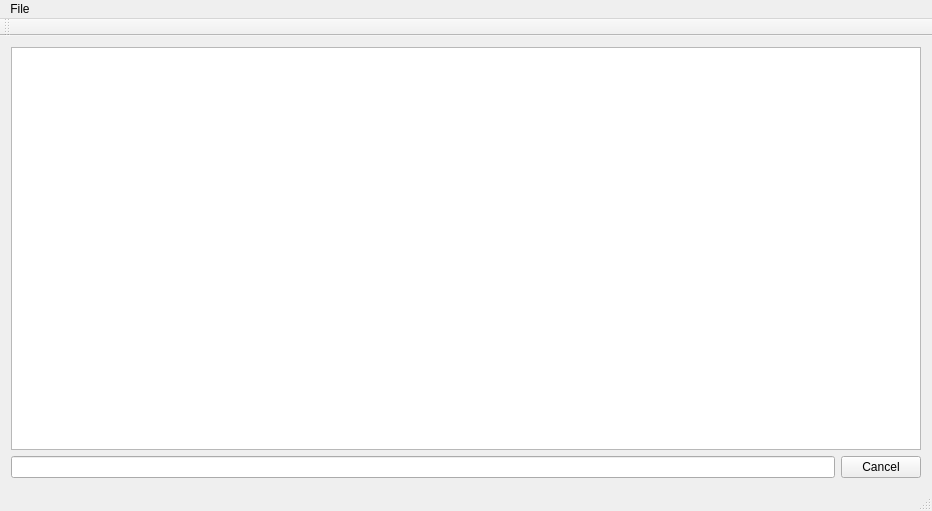
<?xml version="1.0" encoding="UTF-8"?>
<ui version="4.0">
 <class>LoggerManagerClass</class>
 <widget class="QMainWindow" name="LoggerManagerClass">
  <property name="geometry">
   <rect>
    <x>0</x>
    <y>0</y>
    <width>932</width>
    <height>511</height>
   </rect>
  </property>
  <property name="windowTitle">
   <string>LoggerManager</string>
  </property>
  <widget class="QWidget" name="centralWidget">
   <layout class="QGridLayout" name="gridLayout_2">
    <item row="0" column="0">
     <layout class="QGridLayout" name="gridLayout">
      <item row="1" column="1">
       <widget class="QPushButton" name="searchCancelButton">
        <property name="text">
         <string>Cancel</string>
        </property>
       </widget>
      </item>
      <item row="0" column="0" colspan="2">
       <widget class="QTableView" name="tableView">
        <attribute name="horizontalHeaderCascadingSectionResizes">
         <bool>false</bool>
        </attribute>
       </widget>
      </item>
      <item row="1" column="0">
       <widget class="QLineEdit" name="searchLine"/>
      </item>
     </layout>
    </item>
   </layout>
  </widget>
  <widget class="QMenuBar" name="menuBar">
   <property name="geometry">
    <rect>
     <x>0</x>
     <y>0</y>
     <width>932</width>
     <height>26</height>
    </rect>
   </property>
   <widget class="QMenu" name="menuFile">
    <property name="title">
     <string>File</string>
    </property>
    <addaction name="actionOpen"/>
    <addaction name="actionClose"/>
    <addaction name="actionExit"/>
   </widget>
   <addaction name="menuFile"/>
  </widget>
  <widget class="QToolBar" name="mainToolBar">
   <attribute name="toolBarArea">
    <enum>TopToolBarArea</enum>
   </attribute>
   <attribute name="toolBarBreak">
    <bool>false</bool>
   </attribute>
  </widget>
  <widget class="QStatusBar" name="statusBar"/>
  <action name="actionOpen">
   <property name="text">
    <string>Open</string>
   </property>
  </action>
  <action name="actionClose">
   <property name="text">
    <string>Close</string>
   </property>
  </action>
  <action name="actionExit">
   <property name="text">
    <string>Exit</string>
   </property>
  </action>
 </widget>
 <layoutdefault spacing="6" margin="11"/>
 <resources>
  <include location="LoggerManager.qrc"/>
 </resources>
 <connections/>
</ui>
